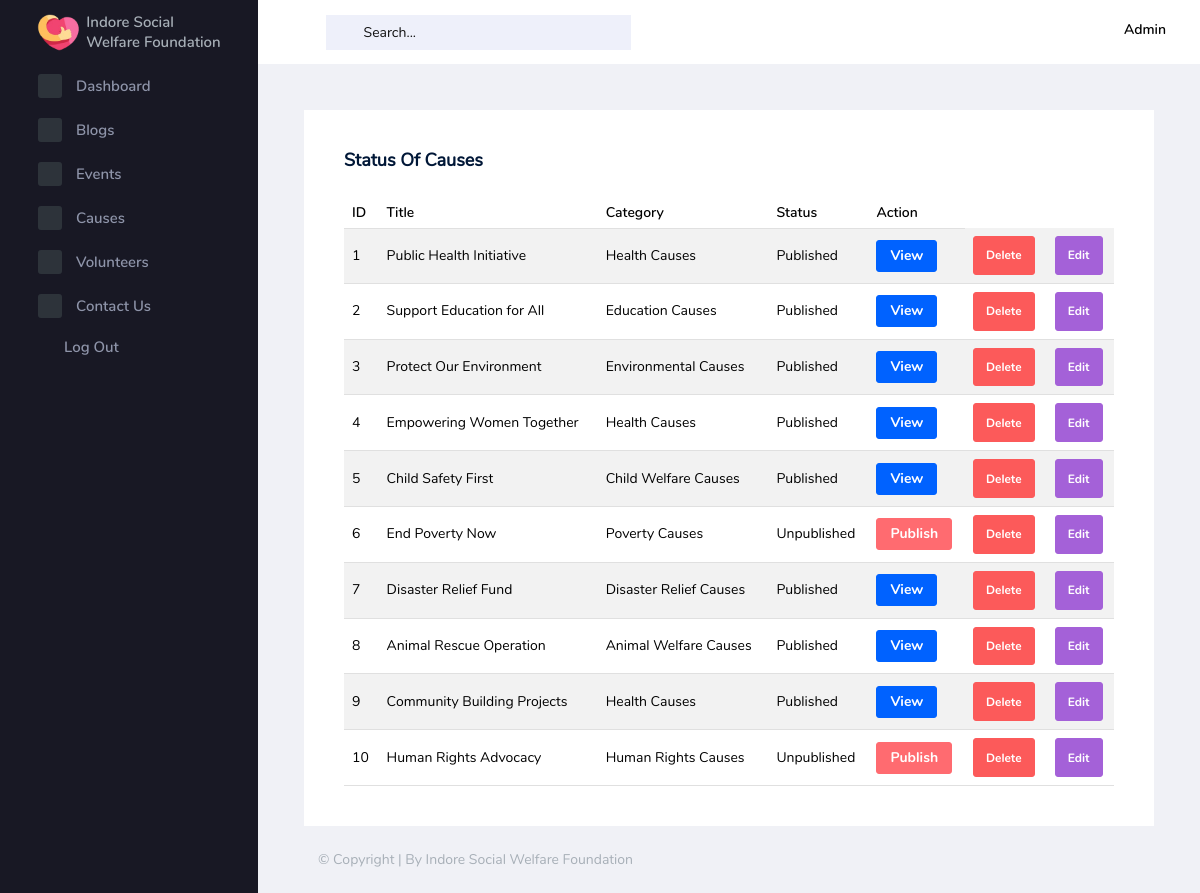
The page /admin/pages/causes/status_of_causes.php (signed in) on the database as committed earlier.
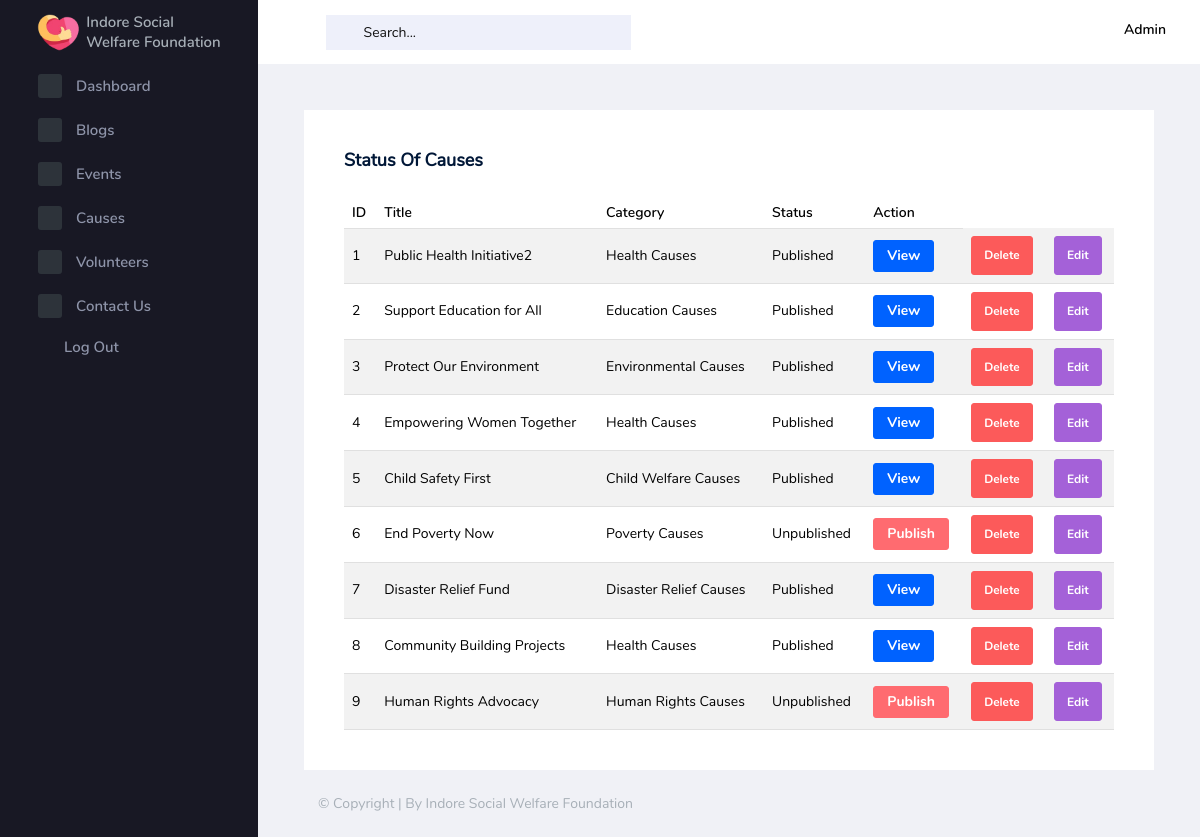
The same page on the database as committed later.
### tables this page shows
CREATE TABLE `causes` (
  `id` int(11) NOT NULL,
  `title` varchar(255) NOT NULL,
  `description` text NOT NULL,
  `img_path` varchar(255) DEFAULT NULL,
  `status` tinyint(1) DEFAULT 0,
  `date_published` datetime DEFAULT NULL,
  `date_updated` datetime DEFAULT NULL,
  `category_causes_id` int(11) DEFAULT NULL
);

CREATE TABLE `category_causes` (
  `id` int(11) NOT NULL,
  `name` varchar(100) NOT NULL,
  `description` text DEFAULT NULL
);

### admin/pages/causes/status_of_causes.php (the view, shortened to what this page needs)
<?php
require '../connection.php';
$sql = "SELECT causes.id, causes.title, causes.status, category_causes.name AS category
        FROM causes
        LEFT JOIN category_causes ON causes.category_causes_id = category_causes.id";
$result = $conn->query($sql);
?>
<!DOCTYPE html>
<html lang="en">
<head>
<?php
        include("../../partials/link_materials.php");
    ?>
</head>
<body>
<div class="container-scroller">
<?php
        include("../../partials/_navbar.php");
      ?>
    <div class="container-fluid page-body-wrapper">
<?php
        include("../../partials/_sidebar.php");
        ?>
        <div class="main-panel">
            <div class="content-wrapper">
                <div class="card">
                    <div class="card-body">
                        <h4 class="card-title">Status of causes</h4>
                        <div class="table-responsive">
                            <table class="table table-striped">
                                <thead>
                                <tr>
                                    <th>ID</th>
                                    <th>Title</th>
                                    <th>Category</th>
                                    <th>Status</th>
                                    <th>Action</th>
                                </tr>
                                </thead>
                                <tbody>
                                <?php
                                if ($result->num_rows > 0) {
                                    $serial_no = 1;
                                    while ($row = $result->fetch_assoc()) {
                                        echo "<tr>";
                                        echo "<td>" . $serial_no++ . "</td>";
                                        echo "<td>" . $row['title'] . "</td>";
                                        echo "<td>" . $row['category'] . "</td>";
                                        echo "<td>" . ($row['status'] == 1 ? 'Published' : 'Unpublished') . "</td>";
                                        echo "<td>";
                                        if ($row['status'] == 0) {
                                            echo "<a href='publish_cause.php?id=" . $row['id'] . "' class='btn btn-success btn-sm'>Publish</a>";
                                        } else {
                                            echo "<a href='view_cause.php?id=" . $row['id'] . "' class='btn btn-info btn-sm'>View</a>";
                                        }
                                        echo "<td><a href='delete_cause_action.php?id=" . $row['id'] . "' class='btn btn-danger'>Delete</a></td>";
                                        echo "<td><a href='edit_cause.php?id=" . $row['id'] . "' class='btn btn-primary'>Edit</a></td>";
                                        echo "</td>";
                                        echo "</tr>";
                                    }
                                } else {
                                    echo "<tr><td colspan='5'>No causes found</td></tr>";
                                }
                                ?>
                                </tbody>
                            </table>
                        </div>
                    </div>
                </div>
            </div>
<?php
        include("../../partials/_footer.php");
            ?>
        </div>
    </div>
</div>
</body>
</html>

Rows that differ between the two databases and show on the page:
removed causes: title "Animal Rescue Operation", category_causes.name "Animal Welfare Causes", status "Published"
changed causes: title "Public Health Initiative" → "Public Health Initiative2"
